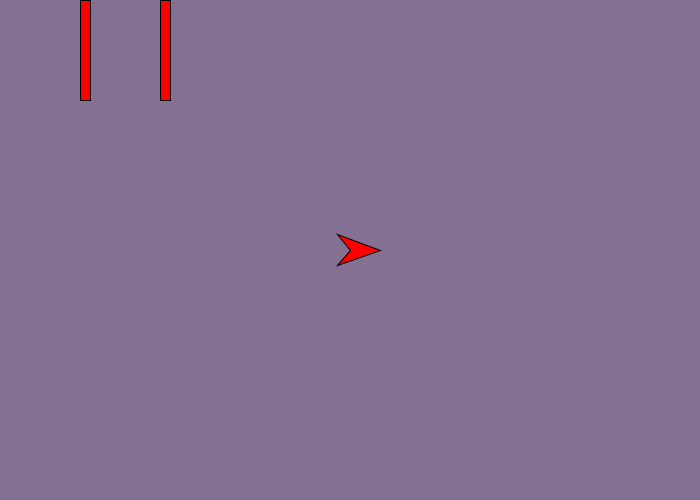
Frame 1 (no input)
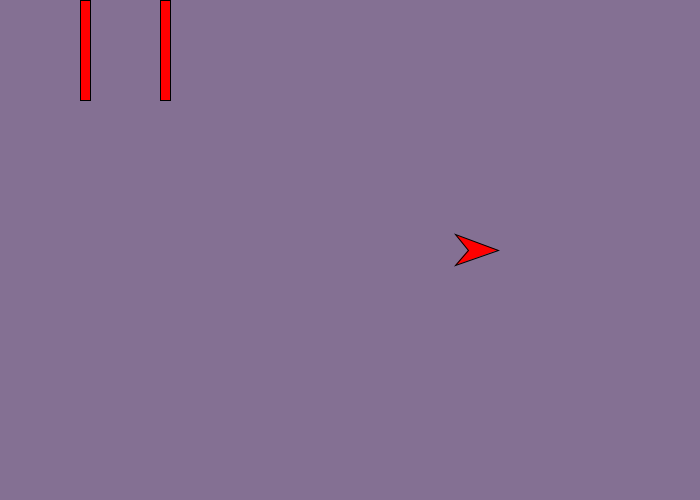
Frame 60 (the mouse pressed at the canvas centre just before this capture)
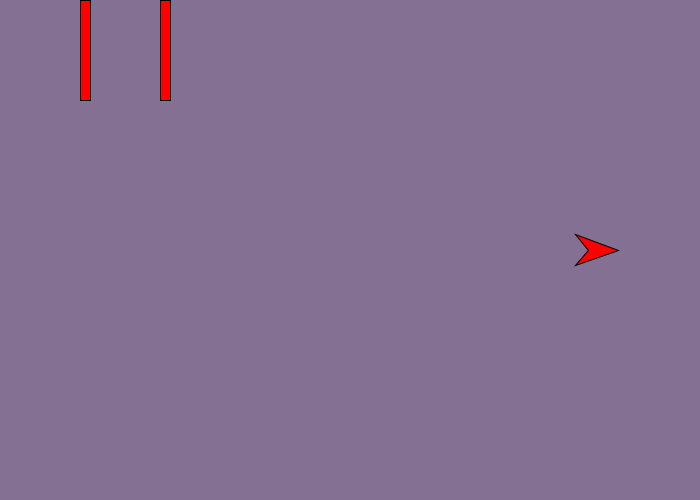
Frame 120 (the mouse held since frame 60 and released just before this capture)

The Processing sketch that drew these frames (run headless with seeded random() and noise(); from frame 60 on, the mouse is pressed at the canvas centre):

// Processing sketch: ShahDipeshA2
// ── ShahDipeshA2.pde
/**
 COMP1010SECTION[D01]
 *INSTRUCTOR:[Dr. Heather Matheson]
 *NAME:[Dipesh Shah]
 *ASSIGNMENT:[Assignment2]
 *QUESTION:[Question4]
 *PURPOSE:[Move the spaceship through different obstacles]
 */
final float SPEED = 2, TURN_SPEED=0.02, SPACING=80;                // spacing defines the distance between the two passages
float theta=radians(0), phi=radians(130), length =100, breadth=10; // length and breadth define the height and width of rectangles
float centerX, centerY, head_height=30, body_width=20;              //head_height and head_width is the distance from centre of spaceship to the tip, and the distance from centre to the wings of the spaceship respectively
float headX, headY, leftX, leftY, rightX, rightY;                // head, left and right are the tip,left wing and right wing of the spaceship
String status = "straight";                                      //this is a state variable that defines the movement of the spaceship
boolean outOfBound = false;
float red = random (100, 150), green = random(100, 150), blue = random(100, 150);
boolean topBottom=true, bottom =false, gameOver =false;
float R_Position = random (2*SPACING, width-SPACING), rectXOne, rectYOne, rectXTwo, rectYTwo, len, wid;  // R_Position stores random number,rectOne is the rectangle to the right of the passage, rectX and rectY control the X and Y axis of rectangle, len and width are the length and width of rectangle

int randomBoolean;                                          // stores a random number betn -1 and 1

void setup ()
{
  size (700, 500);
  centerX = width/2;
  centerY=height/2;
}

void draw() {
  if (!gameOver) {
    background (red, green, blue);
    calcDimensions();
    drawShip();
    moveShip();
    checkCollision();
    newDimensions();
  }
}

/* [This function checks if the spaceship collided with the rectangles]
 * [Here, PtInRect() is called and when it returns a true statement the game is over]
 *[Here the left wing, right wing and head are checked to see if they have collided with the passage]
 *[It gets its information from the global variables and also from PtInRect()]
 */
void checkCollision() {
  if ((ptInRect(headX, headY, rectXOne, rectYOne, wid, len))||(ptInRect(leftX, leftY, rectXOne, rectYOne, wid, len))||(ptInRect(rightX, rightY, rectXOne, rectYOne, wid, len))) {
    showGameOverMessage();
    gameOver = true;
  }
  if ((ptInRect(headX, headY, rectXTwo, rectYTwo, wid, len))||(ptInRect(leftX, leftY, rectXTwo, rectYTwo, wid, len))||(ptInRect(rightX, rightY, rectXTwo, rectYTwo, wid, len))) {
    showGameOverMessage();
    gameOver = true;
  }
}

/*
 *[This function simply returns true if the spaceship has contacted any of the rectangles ]
 
 */

boolean ptInRect(float x, float y, float left, float top, float wide, float high) {
  if (x>=left && x<=left+wide && y>=top && y<=top+high) {
    return true;
  } else {
    return false;
  }
}
/*
 *[This function shows the game over message ]
 
 */
void showGameOverMessage() {
  fill(255);
  textSize(100);
  textAlign(CENTER, CENTER);
  text("Game Over!", width/2, height/2);
}

/*
 *[This function calls checkBound function to check the bound of the ship ]
 [This function also calls drawPassage function to draw a passage to a new position if it crosses the bound through the passage ]
 *[It gets its information from the global variables]
 */
void newDimensions() {
  checkBound();
  drawPassage();
}

/*
 *[This function draws the passage of the ship]
 [This function draws a new passage each time the spaceship goes out of bound ]
 *[It gets its information from the global variables]
 */
void drawPassage() {

  /*
 *[These blocks draw the passage of the ship at the position as mentioned in the comments]
   *[This blocks draw a new passage at different position each time the spaceship goes out of bound ]
   *[It gets its information from the global variables]
   */


  if (topBottom == true && bottom ==true) {
    rect (R_Position, height-length, breadth, length);                             // this draws the passage at bottom
    rect (R_Position-SPACING, height-length, breadth, length);
    rectXOne = R_Position;
    rectYOne = height-length;
    rectXTwo = R_Position-SPACING;
    rectYTwo =  height-length;
    wid = breadth;
    len = length;
  } else if (topBottom == true && bottom ==false) {
    rect (R_Position, 0, breadth, length);                                    //this draws the passage at top
    rect (R_Position-SPACING, 0, breadth, length);
    rectXOne = R_Position;
    rectYOne = 0;
    rectXTwo = R_Position-SPACING;
    rectYTwo =  0;
    wid = breadth;
    len = length;
  }

  if (topBottom == false && bottom ==false) {
    rect (0, R_Position, length, breadth);                                    //this draws the passage at left
    rect (0, R_Position-SPACING, length, breadth);
    rectXOne = 0;
    rectYOne = R_Position;
    rectXTwo = 0;
    rectYTwo =  R_Position-SPACING;
    wid = length;
    len = breadth;
  } else if (topBottom == false && bottom ==true) {
    rect (width-length, R_Position, length, breadth);                            //this draws the passage at right
    rect (width-length, R_Position-SPACING, length, breadth);
    rectXOne = width-length;
    rectYOne = R_Position;
    rectXTwo = width-length;
    rectYTwo =  R_Position-SPACING;
    wid = length;
    len = breadth;
  }
}

/*
 *[This function checks the bound of the spaceship and changes the background once it goes off the bound ]
 *[It gets its information from the global variables]
 */

void checkBound() {

  if (outOfBound ==true) {


    /*
 *[These blocks checks the status of the position of the spaceship and if it passes througn the passage it changes the background and position of passage]
     *[It gets its information from the global variables]
     */

    if (topBottom ==true ) {
      if (centerX<R_Position && centerX >R_Position-SPACING) {
        randomBoolean= (int) random(2) * 2 - 1;                      // this generates a random value betn -1 and 1
        red = random (100, 200);
        green = random(100, 200);
        blue = random(100, 200);
        background (red, green, blue);
        topBottom =false;
        if (randomBoolean ==1 ) {                                        // random value one sets the bottom boolean to true
          bottom =true;
        } else {
          bottom = false;
        }
      }
    }
    if (topBottom ==false) {
      if (centerY<R_Position && centerY >R_Position-SPACING) {
        randomBoolean= (int) random(2) * 2 - 1;                          // this generates a random value betn -1 and 1
        red = random (100, 200);
        green = random(100, 200);
        blue = random(100, 200);
        background (red, green, blue);
        topBottom =true;
        if (randomBoolean ==1 ) {                                             // random value one sets the bottom boolean to false
          bottom =true;
        } else {
          bottom = false;
        }
      }
    }
  }
  outOfBound =false;
}



/*
 *[This function checks which key is pressed in the keyboard]
 *[It gets its information from the keyboard and changes the status of the spaceship accordingly]
 */

void keyPressed()
{
  if (key=='a'||key=='A'|| key=='j'|| key=='J')
  {
    status = "left";
  }
  if (key=='d'|| key=='D'||key=='l'|| key=='L')
  {  
    status ="right";
}
  if(key =='s'|| key =='S'||key=='k'|| key=='K')
  {
   status = "straight";
  }
}


/*
 *[This function moves the spaceship to the desired direction in circles and straight-line]
 *[It gets its information from global variables]
 */

void moveShip()
{

  centerX=centerX + SPEED*cos(theta);
  centerY= centerY +SPEED* sin (theta);

  /*
 *[These blocks checks the bound of spaceship and sets position for the spaceship once the spaceship goes out of bound]
   *[These blocks also checks the bound of spaceship and generates a random position for the passage once the spaceship goes out of bound]
   *[It gets its information from global variables]
   */

  if (centerX>width)
  {
    outOfBound = true;
    centerX=0;
  }
  if (centerX<0)
  {
    outOfBound = true;
    centerX=width;
  }
  if (centerY>height)
  {
    outOfBound = true;
    centerY=0;
  }
  if (centerY<0)
  {
    outOfBound = true;
    centerY=height;
  }


  /*
 *[This blocks checks the status of the spaceship and change the direction of spaceship accordingly]
   *[It gets its information from global variables]
   */

  if (status.equals("left"))
  {

    theta = theta - TURN_SPEED;
  }
  if (status.equals("right"))
  {
    theta = theta + TURN_SPEED;
  }
}

/*
 *[This function draws the spaceship]
 *[It gets its information from global variables]
 */
void drawShip()
{
  fill (255, 0, 0);
  quad (headX, headY, rightX, rightY, centerX, centerY, leftX, leftY);
}

/*
 *[This function calculates the dimensions of the different parts of the spaceship]
 *[It gets its information from global variables]
 */
void calcDimensions()
{
  headX =centerX+ head_height*cos(theta);
  headY = centerY+ head_height*sin(theta);
  rightX =centerX+ body_width*cos(theta+phi);
  rightY = centerY+ body_width*sin(theta+phi);
  leftX= centerX+ body_width*((cos(theta-phi))); 
  leftY= centerY+ body_width*((sin(theta-phi)));
}
